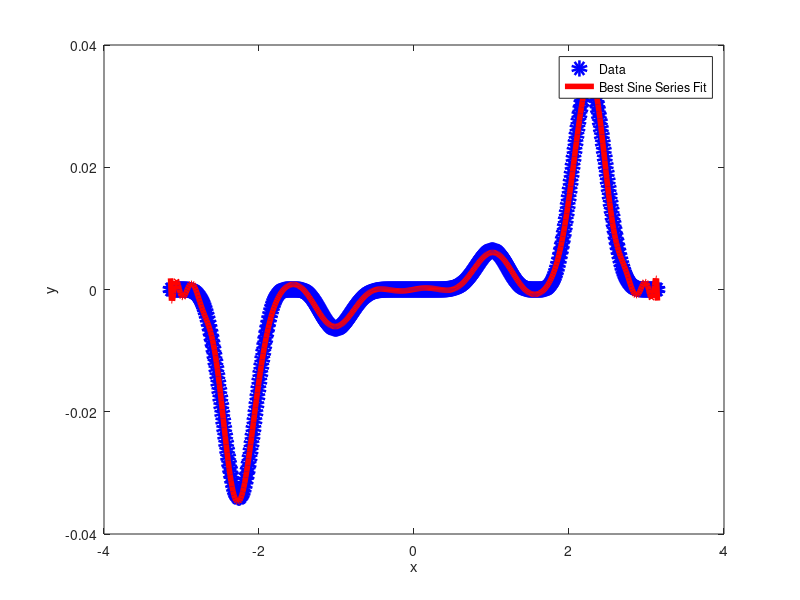

This figure's MATLAB source:
%%%%%%%%%%%%%%%%%%%%%%%%%%%%%%%%%%%%%%%%%%%%%%%%%%%%%%%%%%%%%%%%%%%%%%%%%%
%FUNCTION: Implements a Linear Least Square Regression to fit an Mth
%          degree polynomial to a function of sines and cosines.
%
%Output: 1) l2-Norm of the residual vector
%%%%%%%%%%%%%%%%%%%%%%%%%%%%%%%%%%%%%%%%%%%%%%%%%%%%%%%%%%%%%%%%%%%%%%%%%%

function fit_Sine_Series()
N = 500; %set the amount of data points
xData = linspace(-pi,pi,N); %create an x vector
yData = ( (0.25*xData.^2).* cos(xData).^4.* sin(xData).^7 )'; 
%create a column vector of y values
M = 40; %set the degree of the fit polynomial

A = []; %initialize A matrix
for i=1:length(xData)
    %fill A matrix
    for k=1:M+1
        A(i,k) = xData(i)^(k-1);
    end
end

%bVec = inv(A' * A)* A' * yData; %solve for beta vector
bVec = ((A' * A) \ A') * yData; %using for better and faster approximation

xReg = []; %initialize regression vector
for i=1:length(xData)
    xReg(i,1) = xData(i);
    
    %calculate the polynomial value
    sum = 0;
    for k=1:M+1
        sum = sum + bVec(k)*xData(i)^(k-1);
    end
    xReg(i,2) = sum;
end

rVec = yData - A * bVec; %calculate the residual vector
l2_Norm = sqrt(rVec' * rVec) %calculate the l2 - norm

plot(xData,yData,'o','Color','blue','LineWidth',6)
hold on;
plot(xReg(:,1),xReg(:,2),'red','LineWidth',4)
xlabel('x');
ylabel('y');
legend('Data','Best Sine Series Fit');

%(a) M = 5: l2-Norm = 0.1559
%    M = 10: l2-Norm = 0.1055
%    M = 20: l2-Norm = 0.0244
%    M = 40: l2-Norm = 0.0106
%    Increasing M decreases the l2-Norm of the residul vector.
%(b) Fourier Series
